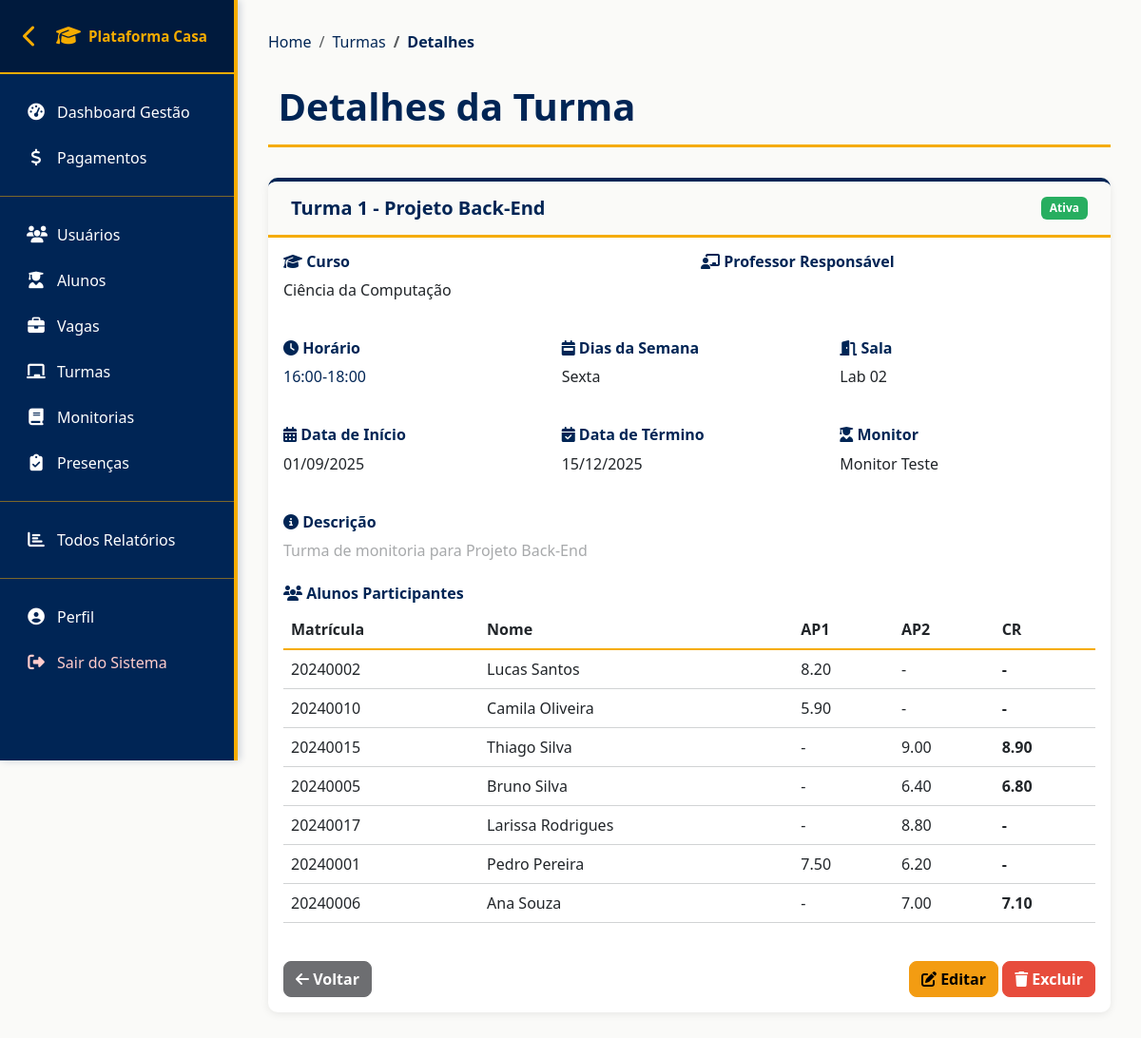
The app's page /turmas/2/ (signed in) with its own data.
### plataforma_Casa/models.py (models this page shows, shortened)
class Turma(models.Model):
    nome = models.CharField(max_length=100)
    vaga = models.ForeignKey(Vaga, on_delete=models.CASCADE)
    sala = models.ForeignKey(Sala, on_delete=models.CASCADE)
    descricao = models.TextField()
    data_inicio = models.DateField()
    data_fim = models.DateField()
    dias_da_semana = models.CharField(max_length=100)  # Ex: "Segunda, Quarta, Sexta"
    horario = models.CharField(max_length=50)  # Ex: "18:00 - 21:00"
    monitor = models.ForeignKey(Aluno, on_delete=models.CASCADE, related_name='monitorias')
    curso = models.ForeignKey(Curso, on_delete=models.CASCADE)
    ativo = models.BooleanField(default=True)
    criado_em = models.DateTimeField(auto_now_add=True)

class Curso(models.Model):
    nome = models.CharField(max_length=50)
    ativo = models.BooleanField(default=True)

class Sala(models.Model):
    numero = models.CharField(max_length=50)
    ativo = models.BooleanField(default=True)

class Usuario(models.Model):
    nome = models.CharField(max_length=100)
    email = models.EmailField(max_length=100)
    tipo_usuario = models.ForeignKey(TipoUsuario, on_delete=models.CASCADE)
    ativo = models.BooleanField(default=True)

class ParticipacaoMonitoria(models.Model):
    aluno = models.ForeignKey(Aluno, on_delete=models.CASCADE)
    turma = models.ForeignKey(Turma, on_delete=models.CASCADE)
    ap1 = models.DecimalField(max_digits=5, decimal_places=2, null=True, blank=True)
    ap2 = models.DecimalField(max_digits=5, decimal_places=2, null=True, blank=True)
    cr = models.DecimalField(max_digits=5, decimal_places=2, null=True, blank=True)

class Aluno(Usuario):
    matricula = models.CharField(max_length=20, unique=True)
    curso = models.ForeignKey(Curso, on_delete=models.CASCADE)
    data_ingresso = models.DateField()
    periodo = models.IntegerField()
    cr_geral = models.FloatField()

### plataforma_Casa/views.py (the view)
# urls.py: path('turmas/<int:turma_id>/', views.detalhe_turma, name='detalhe_turma'),
@requer_admin_ou_coordenador
def detalhe_turma(request, turma_id):
    turma = get_object_or_404(Turma, id=turma_id)
    participacoes = ParticipacaoMonitoria.objects.filter(turma=turma).select_related('aluno')
    presencas = Presenca.objects.filter(turma=turma).select_related('aluno')
    context = {
        'turma': turma,
        'participacoes': participacoes,
        'presencas': presencas,
    }
    return render(request, 'turmas/detalhe.html', context)

### plataforma_Casa/context_processors.py (called while the page is built, shortened)
def user_groups(request):
    if request.user.is_authenticated:
        return {
            'is_aluno': request.user.groups.filter(name='Aluno').exists(),
            'is_monitor': request.user.groups.filter(name='Monitor').exists(),
            'is_professor': request.user.groups.filter(name='Professor').exists(),
            'is_admin': request.user.is_staff or request.user.is_superuser,
        }

### plataforma_Casa/views.py (called while the page is built, shortened)
def requer_admin_ou_coordenador(view_func):
    @wraps(view_func)
    @login_required(login_url='login')
    def wrapper(request, *args, **kwargs):
        is_admin = request.user.is_staff or request.user.is_superuser
        is_coordenador = request.user.groups.filter(name='Coordenador').exists()
        return view_func(request, *args, **kwargs)
    return wrapper

### plataforma_Casa/templates/turmas/detalhe.html (shortened to what this page needs)
{% extends 'base.html' %}
{% block content %}
<nav aria-label="breadcrumb">
    <ol class="breadcrumb">
        <li class="breadcrumb-item"><a href="{% url 'dashboard' %}">Home</a></li>
        <li class="breadcrumb-item"><a href="{% url 'listar_turmas' %}">Turmas</a></li>
        <li class="breadcrumb-item active">Detalhes</li>
    </ol>
</nav>
<div class="page-title">
    <h1> Detalhes da Turma</h1>
</div>
<div class="card">
    <div class="card-header d-flex justify-content-between align-items-center">
        <h5 class="mb-0">{{ turma.nome }}</h5>
        <span class="badge {% if turma.ativo %}bg-success{% else %}bg-secondary{% endif %}">
            {% if turma.ativo %}Ativa{% else %}Inativa{% endif %}
        </span>
    </div>
    <div class="card-body">
        <div class="row mb-4">
            <div class="col-md-6">
                <h6><i class="fas fa-graduation-cap"></i> Curso</h6>
                <p>{{ turma.curso.nome }}</p>
            </div>
            <div class="col-md-6">
                <h6><i class="fas fa-chalkboard-teacher"></i> Professor Responsável</h6>
            </div>
        </div>
        <div class="row mb-4">
            <div class="col-md-4">
                <h6><i class="fas fa-clock"></i> Horário</h6>
                <p class="fs-6 text-primary">{{ turma.horario }}</p>
            </div>
            <div class="col-md-4">
                <h6><i class="fas fa-calendar-week"></i> Dias da Semana</h6>
                <p class="fs-6">{{ turma.dias_da_semana }}</p>
            </div>
            <div class="col-md-4">
                <h6><i class="fas fa-door-open"></i> Sala</h6>
                <p class="fs-6">{{ turma.sala.numero }}</p>
            </div>
        </div>
        <div class="row mb-4">
            <div class="col-md-4">
                <h6><i class="fas fa-calendar-alt"></i> Data de Início</h6>
                <p>{{ turma.data_inicio|date:"d/m/Y" }}</p>
            </div>
            <div class="col-md-4">
                <h6><i class="fas fa-calendar-check"></i> Data de Término</h6>
                <p>{{ turma.data_fim|date:"d/m/Y" }}</p>
            </div>
            <div class="col-md-4">
                <h6><i class="fas fa-user-graduate"></i> Monitor</h6>
                <p>{{ turma.monitor.nome }}</p>
            </div>
        </div>
        {% if turma.descricao %}
        <div class="mb-4">
            <h6><i class="fas fa-info-circle"></i> Descrição</h6>
            <p class="text-muted">{{ turma.descricao }}</p>
        </div>
        {% endif %}
        {% if turma.participacaomonitoria_set.all %}
        <div class="mb-4">
            <h6><i class="fas fa-users"></i> Alunos Participantes</h6>
            <div class="table-responsive">
                <table class="table table-hover">
                    <thead>
                        <tr>
                            <th>Matrícula</th>
                            <th>Nome</th>
                            <th>AP1</th>
                            <th>AP2</th>
                            <th>CR</th>
                        </tr>
                    </thead>
                    <tbody>
                        {% for participacao in turma.participacaomonitoria_set.all %}
                        <tr>
                            <td>{{ participacao.aluno.matricula }}</td>
                            <td>{{ participacao.aluno.nome }}</td>
                            <td>{{ participacao.ap1|default:"-" }}</td>
                            <td>{{ participacao.ap2|default:"-" }}</td>
                            <td><strong>{{ participacao.cr|default:"-" }}</strong></td>
                        </tr>
                        {% endfor %}
                    </tbody>
                </table>
            </div>
        </div>
        {% else %}
        <div class="alert alert-info">
            <i class="fas fa-info-circle"></i> Nenhum aluno participante cadastrado ainda.
        </div>
        {% endif %}
        <div class="d-flex justify-content-between mt-4">
            <a href="{% url 'listar_turmas' %}" class="btn btn-secondary">
                <i class="fas fa-arrow-left"></i> Voltar
            </a>
            <div>
                <a href="{% url 'editar_turma' turma.id %}" class="btn btn-warning">
                    <i class="fas fa-edit"></i> Editar
                </a>
                <button type="button" class="btn btn-danger" data-bs-toggle="modal" data-bs-target="#deleteModal">
                    <i class="fas fa-trash"></i> Excluir
                </button>
            </div>
        </div>
    </div>
</div>
{% endblock %}

### plataforma_Casa/static/css/cores-institucionais.css (style rules this page uses)
:root { --cor-amarelo-institucional: #F5AC00; --cor-azul-escuro-principal: #002555; --cor-azul-auxiliar: #1245FF; --cor-cinza-escuro: #6d6e71; --cor-cinza-medio: #a7a9ab; --cor-cinza-claro: #d1d3d4; --cor-branco: #ffffff; --cor-preto: #000000; --cor-sucesso: #27ae60; --cor-erro: #e74c3c; --cor-aviso: #f39c12; --cor-info: #3498db; --sombra-leve: rgba(0, 37, 85, 0.1); --sombra-media: rgba(0, 37, 85, 0.2); --sombra-forte: rgba(0, 37, 85, 0.3); }
html, body { background-color: var(--cor-branco); color: var(--cor-cinza-escuro); font-family: 'Segoe UI', Tahoma, Geneva, Verdana, sans-serif; }
.card { border: 1px solid var(--cor-cinza-claro); border-top: 4px solid var(--cor-azul-escuro-principal); box-shadow: 0 2px 8px var(--sombra-leve); transition: all 0.3s ease; }
.card-header { background-color: #fafaf8; color: var(--cor-azul-escuro-principal); border-bottom: 3px solid var(--cor-amarelo-institucional); font-weight: 700; padding: 1rem 1.5rem; }
.card-header h5 { color: var(--cor-azul-escuro-principal); font-weight: 700; margin: 0; }
.btn-secondary { background-color: var(--cor-cinza-medio); border-color: var(--cor-cinza-medio); color: var(--cor-branco); font-weight: 600; }
.btn-danger { background-color: var(--cor-erro); border-color: var(--cor-erro); color: var(--cor-branco); }
.btn-warning { background-color: var(--cor-aviso); border-color: var(--cor-aviso); color: var(--cor-branco); }
.table { color: var(--cor-cinza-escuro); border-color: var(--cor-cinza-claro); }
.table thead { background: linear-gradient(135deg, var(--cor-azul-escuro-principal) 0%, var(--cor-azul-auxiliar) 100%); color: var(--cor-branco); font-weight: 600; border-bottom: 2px solid var(--cor-amarelo-institucional); }
.table thead th { border-color: var(--cor-amarelo-institucional); }
.table tbody tr { border-bottom-color: var(--cor-cinza-claro); transition: all 0.2s ease; }
h1, h2, h3, h4, h5, h6 { color: var(--cor-azul-escuro-principal); font-weight: 700; }
h1 { border-bottom: 3px solid var(--cor-amarelo-institucional); padding-bottom: 0.5rem; }
a { color: var(--cor-azul-escuro-principal); text-decoration: none; transition: all 0.3s ease; }
.text-muted { color: var(--cor-cinza-medio) !important; }

### plataforma_Casa/static/css/cores-padrao.css (style rules this page uses)
:root { --cor-amarelo-institucional: #F5AC00; --cor-azul-escuro-principal: #002555; --cor-azul-auxiliar: #1245FF; --cor-cinza-escuro: #6d6e71; --cor-cinza-medio: #a7a9ab; --cor-cinza-claro: #d1d3d4; --cor-branco: #ffffff; --cor-preto: #000000; --cor-sucesso: #27ae60; --cor-erro: #e74c3c; --cor-aviso: #f39c12; --cor-info: #3498db; }
.text-primary, .link-primary { color: var(--cor-azul-escuro-principal) !important; }
.bg-success, .btn-success, .badge.bg-success, .alert-success, .border-success { background-color: var(--cor-sucesso) !important; border-color: var(--cor-sucesso) !important; }
.bg-danger, .btn-danger, .badge.bg-danger, .alert-danger, .border-danger { background-color: var(--cor-erro) !important; border-color: var(--cor-erro) !important; }
.bg-warning, .btn-warning, .badge.bg-warning, .alert-warning, .border-warning { background-color: var(--cor-aviso) !important; border-color: var(--cor-aviso) !important; color: var(--cor-preto) !important; }
.btn { border-radius: 8px; font-weight: 600; transition: all 0.3s ease; }
.badge { font-weight: 600; padding: 0.5em 0.75em; border-radius: 6px; }
.card { border-radius: 10px; box-shadow: 0 2px 8px rgba(0, 0, 0, 0.08); border: none; border-top: 4px solid var(--cor-azul-escuro-principal); }
.display-4, h1, h2 { color: var(--cor-azul-escuro-principal); }
a { color: var(--cor-azul-escuro-principal); transition: all 0.3s ease; }
.btn-secondary { background-color: var(--cor-cinza-escuro) !important; border-color: var(--cor-cinza-escuro) !important; }
.status-active, .badge.bg-success { background-color: var(--cor-sucesso) !important; }
.breadcrumb-item.active { color: var(--cor-azul-escuro-principal) !important; }

### records on screen
Turma: nome "Turma 1 - Projeto Back-End", curso.nome "Ciência da Computação", horario "16:00-18:00", dias_da_semana "Sexta", sala.numero "Lab 02", data_inicio "01/09/2025", data_fim "15/12/2025", monitor.nome "Monitor Teste", descricao "Turma de monitoria para Projeto Back-End"
ParticipacaoMonitoria: aluno.matricula "20240002", aluno.nome "Lucas Santos", ap1 "8.20", ap2 "-", cr "-"
ParticipacaoMonitoria: aluno.matricula "20240010", aluno.nome "Camila Oliveira", ap1 "5.90", ap2 "-", cr "-"
ParticipacaoMonitoria: aluno.matricula "20240015", aluno.nome "Thiago Silva", ap1 "-", ap2 "9.00", cr "8.90"
ParticipacaoMonitoria: aluno.matricula "20240005", aluno.nome "Bruno Silva", ap1 "-", ap2 "6.40", cr "6.80"
ParticipacaoMonitoria: aluno.matricula "20240017", aluno.nome "Larissa Rodrigues", ap1 "-", ap2 "8.80", cr "-"
ParticipacaoMonitoria: aluno.matricula "20240001", aluno.nome "Pedro Pereira", ap1 "7.50", ap2 "6.20", cr "-"
ParticipacaoMonitoria: aluno.matricula "20240006", aluno.nome "Ana Souza", ap1 "-", ap2 "7.00", cr "7.10"
